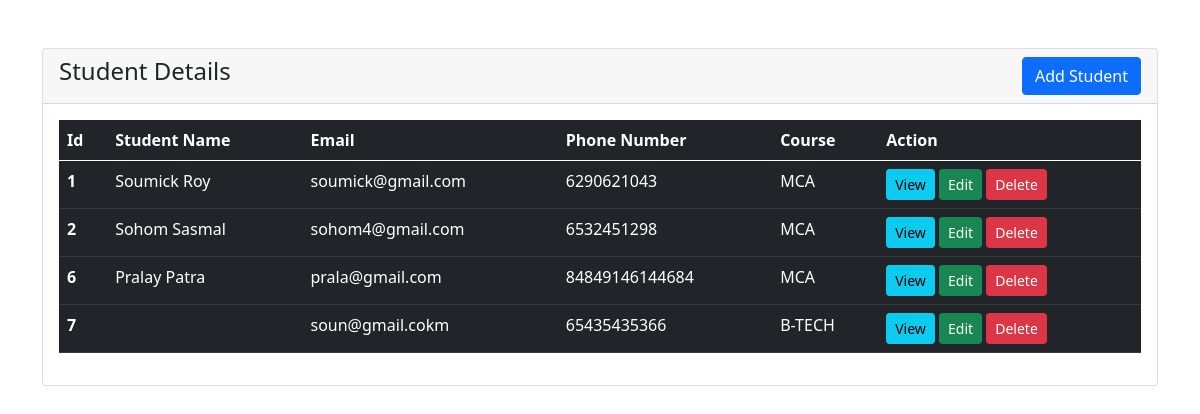
The page / on the database its author committed.
### tables this page shows
CREATE TABLE `students` (
  `id` int(11) NOT NULL,
  `name` varchar(200) NOT NULL,
  `email` varchar(200) NOT NULL,
  `phone` varchar(200) NOT NULL,
  `course` varchar(200) NOT NULL
);

### index.php (the view, shortened to what this page needs)
<?php
    require 'dbcon.php';
?>
<!doctype html>
<html lang="en">
  <head>
    <link href="https://cdn.jsdelivr.net/npm/bootstrap@5.0.2/dist/css/bootstrap.min.css" rel="stylesheet">
  </head>
  <body>
    <div class="container mt-5">
      <div class="row">
        <div class="col-md-12">
          <div class="card">
            <div class="card-header">
              <h4>
                Student Details
                <a href="student_create.php" class="btn btn-primary float-end">Add Student</a>
              </h4>
            </div>
            <div class="card-body">
            <table class="table table-dark table-hover">
                <thead>
                  <tr>
                    <th scope="col">Id</th>
                    <th scope="col">Student Name</th>
                    <th scope="col">Email</th>
                    <th scope="col">Phone Number</th>
                    <th scope="col">Course</th>
                    <th scope="col">Action</th>
                  </tr>
                </thead>
                <tbody>
                  <?php
                    $query = "SELECT * from students";
                    $query_run = mysqli_query($con,$query);
                    if(mysqli_num_rows($query_run)>0)
                    {
                      foreach ($query_run as $student)
                      {
                        ?>
                           <tr>
                            <th scope="row"><?= $student['id']?></th>
                            <td><?= $student['name']?></td>
                            <td><?= $student['email']?></td>
                            <td><?= $student['phone']?></td>
                            <td><?= $student['course']?></td>
                            <td>
                              <a href="view.php?id=<?= $student['id']; ?>" class="btn btn-info btn-sm">View</a>
                              <a href="student_edit.php?id=<?= $student['id']; ?>" class="btn btn-success btn-sm">Edit</a>
                              <a href="delete.php?id=<?= $student['id']; ?>" class="btn btn-danger btn-sm">Delete</a>
                            </td>
                           </tr>
                        <?php
                      }
                    }
                    else
                    {
                      echo "<h5>No record found</h5>";
                    }
                  ?>
                </tbody>
              </table>
            </div>
          </div>
        </div>
      </div>
    </div>
  </body>
</html>

### rows shown on the page
students: id "1", name "Soumick Roy", email "soumick@gmail.com", phone "6290621043", course "MCA"
students: id "2", name "Sohom Sasmal", email "sohom4@gmail.com", phone "6532451298", course "MCA"
students: id "6", name "Pralay Patra", email "prala@gmail.com", phone "84849146144684", course "MCA"
students: id "7", email "soun@gmail.cokm", phone "65435435366", course "B-TECH"
